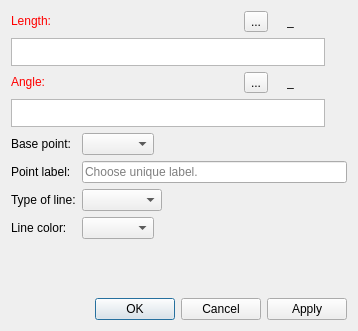
<?xml version="1.0" encoding="UTF-8"?>
<ui version="4.0">
 <class>DialogEuler</class>
 <widget class="QDialog" name="DialogEuler">
  <property name="geometry">
   <rect>
    <x>0</x>
    <y>0</y>
    <width>358</width>
    <height>331</height>
   </rect>
  </property>
  <property name="sizePolicy">
   <sizepolicy hsizetype="Preferred" vsizetype="Expanding">
    <horstretch>0</horstretch>
    <verstretch>0</verstretch>
   </sizepolicy>
  </property>
  <property name="windowTitle">
   <string>Point at distance and angle</string>
  </property>
  <property name="windowIcon">
   <iconset resource="../../../vmisc/share/resources/icon.qrc">
    <normaloff>:/icon/64x64/icon64x64.png</normaloff>:/icon/64x64/icon64x64.png</iconset>
  </property>
  <property name="locale">
   <locale language="English" country="UnitedStates"/>
  </property>
  <layout class="QVBoxLayout" name="verticalLayout_4">
   <item>
    <layout class="QHBoxLayout" name="horizontalLayout">
     <item alignment="Qt::AlignLeft">
      <widget class="QLabel" name="labelEditFormula">
       <property name="sizePolicy">
        <sizepolicy hsizetype="Fixed" vsizetype="Fixed">
         <horstretch>0</horstretch>
         <verstretch>0</verstretch>
        </sizepolicy>
       </property>
       <property name="palette">
        <palette>
         <active>
          <colorrole role="WindowText">
           <brush brushstyle="SolidPattern">
            <color alpha="255">
             <red>255</red>
             <green>0</green>
             <blue>0</blue>
            </color>
           </brush>
          </colorrole>
         </active>
         <inactive>
          <colorrole role="WindowText">
           <brush brushstyle="SolidPattern">
            <color alpha="255">
             <red>255</red>
             <green>0</green>
             <blue>0</blue>
            </color>
           </brush>
          </colorrole>
         </inactive>
         <disabled>
          <colorrole role="WindowText">
           <brush brushstyle="SolidPattern">
            <color alpha="255">
             <red>159</red>
             <green>158</green>
             <blue>158</blue>
            </color>
           </brush>
          </colorrole>
         </disabled>
        </palette>
       </property>
       <property name="text">
        <string>Length:</string>
       </property>
      </widget>
     </item>
     <item>
      <spacer name="horizontalSpacer">
       <property name="orientation">
        <enum>Qt::Horizontal</enum>
       </property>
       <property name="sizeType">
        <enum>QSizePolicy::Expanding</enum>
       </property>
       <property name="sizeHint" stdset="0">
        <size>
         <width>40</width>
         <height>20</height>
        </size>
       </property>
      </spacer>
     </item>
     <item alignment="Qt::AlignRight">
      <widget class="QToolButton" name="toolButtonExprLength">
       <property name="sizePolicy">
        <sizepolicy hsizetype="Fixed" vsizetype="Fixed">
         <horstretch>0</horstretch>
         <verstretch>0</verstretch>
        </sizepolicy>
       </property>
       <property name="toolTip">
        <string>Formula wizard</string>
       </property>
       <property name="text">
        <string notr="true">...</string>
       </property>
       <property name="icon">
        <iconset resource="../../../vmisc/share/resources/icon.qrc">
         <normaloff>:/icon/24x24/fx.png</normaloff>:/icon/24x24/fx.png</iconset>
       </property>
       <property name="iconSize">
        <size>
         <width>24</width>
         <height>24</height>
        </size>
       </property>
      </widget>
     </item>
     <item alignment="Qt::AlignRight">
      <widget class="QLabel" name="label_4">
       <property name="sizePolicy">
        <sizepolicy hsizetype="Fixed" vsizetype="Fixed">
         <horstretch>0</horstretch>
         <verstretch>0</verstretch>
        </sizepolicy>
       </property>
       <property name="text">
        <string/>
       </property>
       <property name="pixmap">
        <pixmap resource="../../../vmisc/share/resources/icon.qrc">:/icon/24x24/equal.png</pixmap>
       </property>
      </widget>
     </item>
     <item alignment="Qt::AlignRight">
      <widget class="QLabel" name="labelResultCalculation">
       <property name="sizePolicy">
        <sizepolicy hsizetype="Fixed" vsizetype="Fixed">
         <horstretch>0</horstretch>
         <verstretch>0</verstretch>
        </sizepolicy>
       </property>
       <property name="minimumSize">
        <size>
         <width>60</width>
         <height>0</height>
        </size>
       </property>
       <property name="toolTip">
        <string>Value</string>
       </property>
       <property name="text">
        <string notr="true">_</string>
       </property>
      </widget>
     </item>
    </layout>
   </item>
   <item>
    <layout class="QHBoxLayout" name="horizontalLayout_8">
     <item>
      <widget class="QPlainTextEdit" name="plainTextEditFormula">
       <property name="sizePolicy">
        <sizepolicy hsizetype="Expanding" vsizetype="Preferred">
         <horstretch>0</horstretch>
         <verstretch>0</verstretch>
        </sizepolicy>
       </property>
       <property name="maximumSize">
        <size>
         <width>16777215</width>
         <height>28</height>
        </size>
       </property>
       <property name="baseSize">
        <size>
         <width>4</width>
         <height>0</height>
        </size>
       </property>
       <property name="toolTip">
        <string>Calculation</string>
       </property>
       <property name="tabChangesFocus">
        <bool>true</bool>
       </property>
       <property name="lineWrapMode">
        <enum>QPlainTextEdit::NoWrap</enum>
       </property>
      </widget>
     </item>
     <item>
      <widget class="QPushButton" name="pushButtonGrowLength">
       <property name="maximumSize">
        <size>
         <width>16</width>
         <height>16</height>
        </size>
       </property>
       <property name="toolTip">
        <string>&lt;html&gt;&lt;head/&gt;&lt;body&gt;&lt;p&gt;Show full calculation in message box&lt;/p&gt;&lt;/body&gt;&lt;/html&gt;</string>
       </property>
       <property name="text">
        <string notr="true"/>
       </property>
       <property name="icon">
        <iconset theme="go-down">
         <normaloff/>
        </iconset>
       </property>
       <property name="iconSize">
        <size>
         <width>16</width>
         <height>16</height>
        </size>
       </property>
       <property name="flat">
        <bool>true</bool>
       </property>
      </widget>
     </item>
    </layout>
   </item>
   <item>
    <layout class="QHBoxLayout" name="horizontalLayout_9">
     <item alignment="Qt::AlignLeft">
      <widget class="QLabel" name="labelEditAngle">
       <property name="sizePolicy">
        <sizepolicy hsizetype="Fixed" vsizetype="Fixed">
         <horstretch>0</horstretch>
         <verstretch>0</verstretch>
        </sizepolicy>
       </property>
       <property name="palette">
        <palette>
         <active>
          <colorrole role="WindowText">
           <brush brushstyle="SolidPattern">
            <color alpha="255">
             <red>255</red>
             <green>0</green>
             <blue>0</blue>
            </color>
           </brush>
          </colorrole>
         </active>
         <inactive>
          <colorrole role="WindowText">
           <brush brushstyle="SolidPattern">
            <color alpha="255">
             <red>255</red>
             <green>0</green>
             <blue>0</blue>
            </color>
           </brush>
          </colorrole>
         </inactive>
         <disabled>
          <colorrole role="WindowText">
           <brush brushstyle="SolidPattern">
            <color alpha="255">
             <red>159</red>
             <green>158</green>
             <blue>158</blue>
            </color>
           </brush>
          </colorrole>
         </disabled>
        </palette>
       </property>
       <property name="text">
        <string>Angle:</string>
       </property>
      </widget>
     </item>
     <item>
      <spacer name="horizontalSpacer_2">
       <property name="orientation">
        <enum>Qt::Horizontal</enum>
       </property>
       <property name="sizeHint" stdset="0">
        <size>
         <width>40</width>
         <height>20</height>
        </size>
       </property>
      </spacer>
     </item>
     <item alignment="Qt::AlignRight">
      <widget class="QToolButton" name="toolButtonExprAngle">
       <property name="sizePolicy">
        <sizepolicy hsizetype="Fixed" vsizetype="Fixed">
         <horstretch>0</horstretch>
         <verstretch>0</verstretch>
        </sizepolicy>
       </property>
       <property name="toolTip">
        <string>Formula wizard</string>
       </property>
       <property name="text">
        <string notr="true">...</string>
       </property>
       <property name="icon">
        <iconset resource="../../../vmisc/share/resources/icon.qrc">
         <normaloff>:/icon/24x24/fx.png</normaloff>:/icon/24x24/fx.png</iconset>
       </property>
       <property name="iconSize">
        <size>
         <width>24</width>
         <height>24</height>
        </size>
       </property>
      </widget>
     </item>
     <item alignment="Qt::AlignRight">
      <widget class="QLabel" name="label_5">
       <property name="sizePolicy">
        <sizepolicy hsizetype="Fixed" vsizetype="Fixed">
         <horstretch>0</horstretch>
         <verstretch>0</verstretch>
        </sizepolicy>
       </property>
       <property name="text">
        <string/>
       </property>
       <property name="pixmap">
        <pixmap resource="../../../vmisc/share/resources/icon.qrc">:/icon/24x24/equal.png</pixmap>
       </property>
      </widget>
     </item>
     <item alignment="Qt::AlignRight">
      <widget class="QLabel" name="labelResultCalculationAngle">
       <property name="sizePolicy">
        <sizepolicy hsizetype="Fixed" vsizetype="Fixed">
         <horstretch>0</horstretch>
         <verstretch>0</verstretch>
        </sizepolicy>
       </property>
       <property name="minimumSize">
        <size>
         <width>60</width>
         <height>0</height>
        </size>
       </property>
       <property name="toolTip">
        <string>Value</string>
       </property>
       <property name="text">
        <string notr="true">_</string>
       </property>
      </widget>
     </item>
    </layout>
   </item>
   <item>
    <layout class="QHBoxLayout" name="horizontalLayout_10">
     <item>
      <widget class="QPlainTextEdit" name="plainTextEditAngle">
       <property name="sizePolicy">
        <sizepolicy hsizetype="Expanding" vsizetype="Preferred">
         <horstretch>0</horstretch>
         <verstretch>0</verstretch>
        </sizepolicy>
       </property>
       <property name="maximumSize">
        <size>
         <width>16777215</width>
         <height>28</height>
        </size>
       </property>
       <property name="baseSize">
        <size>
         <width>4</width>
         <height>0</height>
        </size>
       </property>
       <property name="toolTip">
        <string>Calculation</string>
       </property>
       <property name="tabChangesFocus">
        <bool>true</bool>
       </property>
       <property name="lineWrapMode">
        <enum>QPlainTextEdit::NoWrap</enum>
       </property>
      </widget>
     </item>
     <item>
      <widget class="QPushButton" name="pushButtonGrowLengthAngle">
       <property name="maximumSize">
        <size>
         <width>16</width>
         <height>16</height>
        </size>
       </property>
       <property name="toolTip">
        <string>&lt;html&gt;&lt;head/&gt;&lt;body&gt;&lt;p&gt;Show full calculation in message box&lt;/p&gt;&lt;/body&gt;&lt;/html&gt;</string>
       </property>
       <property name="text">
        <string notr="true"/>
       </property>
       <property name="icon">
        <iconset theme="go-down">
         <normaloff/>
        </iconset>
       </property>
       <property name="iconSize">
        <size>
         <width>16</width>
         <height>16</height>
        </size>
       </property>
       <property name="flat">
        <bool>true</bool>
       </property>
      </widget>
     </item>
    </layout>
   </item>
   <item>
    <layout class="QFormLayout" name="formLayout">
     <property name="fieldGrowthPolicy">
      <enum>QFormLayout::ExpandingFieldsGrow</enum>
     </property>
     <item row="0" column="0">
      <widget class="QLabel" name="label_3">
       <property name="sizePolicy">
        <sizepolicy hsizetype="Expanding" vsizetype="Preferred">
         <horstretch>0</horstretch>
         <verstretch>0</verstretch>
        </sizepolicy>
       </property>
       <property name="text">
        <string>Base point:</string>
       </property>
      </widget>
     </item>
     <item row="0" column="1">
      <widget class="QComboBox" name="comboBoxBasePoint"/>
     </item>
     <item row="1" column="0">
      <widget class="QLabel" name="labelEditNamePoint">
       <property name="sizePolicy">
        <sizepolicy hsizetype="Expanding" vsizetype="Preferred">
         <horstretch>0</horstretch>
         <verstretch>0</verstretch>
        </sizepolicy>
       </property>
       <property name="text">
        <string>Point label:</string>
       </property>
      </widget>
     </item>
     <item row="1" column="1">
      <widget class="QLineEdit" name="lineEditNamePoint">
       <property name="toolTip">
        <string>Unique label</string>
       </property>
       <property name="placeholderText">
        <string>Choose unique label.</string>
       </property>
      </widget>
     </item>
     <item row="2" column="0">
      <widget class="QLabel" name="label_7">
       <property name="sizePolicy">
        <sizepolicy hsizetype="Expanding" vsizetype="Preferred">
         <horstretch>0</horstretch>
         <verstretch>0</verstretch>
        </sizepolicy>
       </property>
       <property name="text">
        <string>Type of line:</string>
       </property>
      </widget>
     </item>
     <item row="2" column="1">
      <widget class="QComboBox" name="comboBoxLineType">
       <property name="minimumSize">
        <size>
         <width>80</width>
         <height>0</height>
        </size>
       </property>
       <property name="maximumSize">
        <size>
         <width>110</width>
         <height>16777215</height>
        </size>
       </property>
       <property name="iconSize">
        <size>
         <width>80</width>
         <height>14</height>
        </size>
       </property>
      </widget>
     </item>
     <item row="3" column="0">
      <widget class="QLabel" name="label">
       <property name="sizePolicy">
        <sizepolicy hsizetype="Expanding" vsizetype="Preferred">
         <horstretch>0</horstretch>
         <verstretch>0</verstretch>
        </sizepolicy>
       </property>
       <property name="text">
        <string>Line color:</string>
       </property>
      </widget>
     </item>
     <item row="3" column="1">
      <widget class="QComboBox" name="comboBoxLineColor"/>
     </item>
    </layout>
   </item>
   <item>
    <widget class="QDialogButtonBox" name="buttonBox">
     <property name="orientation">
      <enum>Qt::Horizontal</enum>
     </property>
     <property name="standardButtons">
      <set>QDialogButtonBox::Apply|QDialogButtonBox::Cancel|QDialogButtonBox::Ok</set>
     </property>
    </widget>
   </item>
  </layout>
 </widget>
 <tabstops>
  <tabstop>plainTextEditFormula</tabstop>
  <tabstop>pushButtonGrowLength</tabstop>
  <tabstop>plainTextEditAngle</tabstop>
  <tabstop>pushButtonGrowLengthAngle</tabstop>
  <tabstop>comboBoxBasePoint</tabstop>
  <tabstop>lineEditNamePoint</tabstop>
  <tabstop>comboBoxLineType</tabstop>
  <tabstop>buttonBox</tabstop>
 </tabstops>
 <resources>
  <include location="../../../vmisc/share/resources/icon.qrc"/>
 </resources>
 <connections>
  <connection>
   <sender>buttonBox</sender>
   <signal>accepted()</signal>
   <receiver>DialogEuler</receiver>
   <slot>accept()</slot>
   <hints>
    <hint type="sourcelabel">
     <x>248</x>
     <y>254</y>
    </hint>
    <hint type="destinationlabel">
     <x>157</x>
     <y>274</y>
    </hint>
   </hints>
  </connection>
  <connection>
   <sender>buttonBox</sender>
   <signal>rejected()</signal>
   <receiver>DialogEuler</receiver>
   <slot>reject()</slot>
   <hints>
    <hint type="sourcelabel">
     <x>316</x>
     <y>260</y>
    </hint>
    <hint type="destinationlabel">
     <x>286</x>
     <y>274</y>
    </hint>
   </hints>
  </connection>
 </connections>
</ui>
